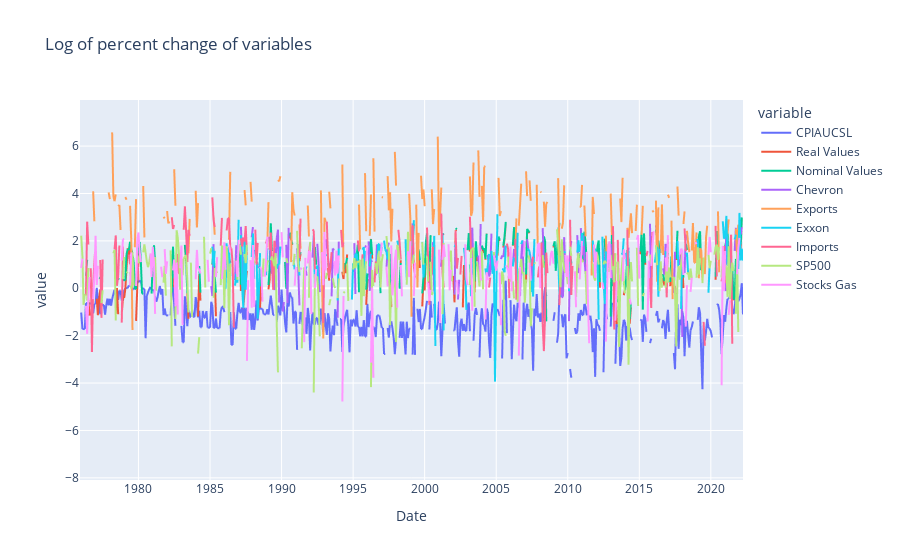

This figure's notebook cell:
### Code cell
fig = px.line(df_change_log, title='Log of percent change of variables')
fig.show()

### Figure 1 — Plotly figure (JSON) as saved in the notebook; plotly's stock layout.template omitted (floating-point values rounded to 4 significant figures; data arrays with more than 128 entries replaced by an {"elided": "..."} marker saying what was removed)
{"data": [{"hovertemplate": "variable=CPIAUCSL<br>Date=%{x}<br>value=%{y}<extra></extra>", "legendgroup": "CPIAUCSL", "line": {"color": "#636efa", "dash": "solid"}, "marker": {"symbol": "circle"}, "mode": "lines", "name": "CPIAUCSL", "showlegend": true, "type": "scattergl", "x": {"elided": "557 str values"}, "xaxis": "x", "y": {"elided": "557 float values"}, "yaxis": "y"}, {"hovertemplate": "variable=Real Values<br>Date=%{x}<br>value=%{y}<extra></extra>", "legendgroup": "Real Values", "line": {"color": "#EF553B", "dash": "solid"}, "marker": {"symbol": "circle"}, "mode": "lines", "name": "Real Values", "showlegend": true, "type": "scattergl", "x": {"elided": "557 str values"}, "xaxis": "x", "y": {"elided": "557 float values"}, "yaxis": "y"}, {"hovertemplate": "variable=Nominal Values<br>Date=%{x}<br>value=%{y}<extra></extra>", "legendgroup": "Nominal Values", "line": {"color": "#00cc96", "dash": "solid"}, "marker": {"symbol": "circle"}, "mode": "lines", "name": "Nominal Values", "showlegend": true, "type": "scattergl", "x": {"elided": "557 str values"}, "xaxis": "x", "y": {"elided": "557 float values"}, "yaxis": "y"}, {"hovertemplate": "variable=Chevron<br>Date=%{x}<br>value=%{y}<extra></extra>", "legendgroup": "Chevron", "line": {"color": "#ab63fa", "dash": "solid"}, "marker": {"symbol": "circle"}, "mode": "lines", "name": "Chevron", "showlegend": true, "type": "scattergl", "x": {"elided": "557 str values"}, "xaxis": "x", "y": {"elided": "557 float values"}, "yaxis": "y"}, {"hovertemplate": "variable=Exports<br>Date=%{x}<br>value=%{y}<extra></extra>", "legendgroup": "Exports", "line": {"color": "#FFA15A", "dash": "solid"}, "marker": {"symbol": "circle"}, "mode": "lines", "name": "Exports", "showlegend": true, "type": "scattergl", "x": {"elided": "557 str values"}, "xaxis": "x", "y": {"elided": "557 float values"}, "yaxis": "y"}, {"hovertemplate": "variable=Exxon<br>Date=%{x}<br>value=%{y}<extra></extra>", "legendgroup": "Exxon", "line": {"color": "#19d3f3", "dash": "solid"}, "marker": {"symbol": "circle"}, "mode": "lines", "name": "Exxon", "showlegend": true, "type": "scattergl", "x": {"elided": "557 str values"}, "xaxis": "x", "y": {"elided": "557 float values"}, "yaxis": "y"}, {"hovertemplate": "variable=Imports<br>Date=%{x}<br>value=%{y}<extra></extra>", "legendgroup": "Imports", "line": {"color": "#FF6692", "dash": "solid"}, "marker": {"symbol": "circle"}, "mode": "lines", "name": "Imports", "showlegend": true, "type": "scattergl", "x": {"elided": "557 str values"}, "xaxis": "x", "y": {"elided": "557 float values"}, "yaxis": "y"}, {"hovertemplate": "variable=SP500<br>Date=%{x}<br>value=%{y}<extra></extra>", "legendgroup": "SP500", "line": {"color": "#B6E880", "dash": "solid"}, "marker": {"symbol": "circle"}, "mode": "lines", "name": "SP500", "showlegend": true, "type": "scattergl", "x": {"elided": "557 str values"}, "xaxis": "x", "y": {"elided": "557 float values"}, "yaxis": "y"}, {"hovertemplate": "variable=Stocks Gas<br>Date=%{x}<br>value=%{y}<extra></extra>", "legendgroup": "Stocks Gas", "line": {"color": "#FF97FF", "dash": "solid"}, "marker": {"symbol": "circle"}, "mode": "lines", "name": "Stocks Gas", "showlegend": true, "type": "scattergl", "x": {"elided": "557 str values"}, "xaxis": "x", "y": {"elided": "557 float values"}, "yaxis": "y"}], "layout": {"legend": {"title": {"text": "variable"}, "tracegroupgap": 0}, "title": {"text": "Log of percent change of variables"}, "xaxis": {"anchor": "y", "domain": [0, 1], "title": {"text": "Date"}}, "yaxis": {"anchor": "x", "domain": [0, 1], "title": {"text": "value"}}}}
